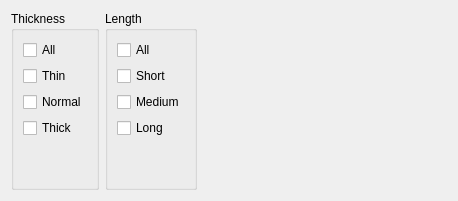
       <widget class="QWidget" name="lips">
        <layout class="QHBoxLayout" name="horizontalLayout_29">
         <item>
          <widget class="QGroupBox" name="groupBox_77">
           <property name="title">
            <string>Thickness</string>
           </property>
           <layout class="QVBoxLayout" name="verticalLayout_75">
            <item>
             <widget class="QCheckBox" name="checkBox_344">
              <property name="text">
               <string>All</string>
              </property>
             </widget>
            </item>
            <item>
             <widget class="QCheckBox" name="checkBox_345">
              <property name="text">
               <string>Thin</string>
              </property>
             </widget>
            </item>
            <item>
             <widget class="QCheckBox" name="checkBox_346">
              <property name="text">
               <string>Normal</string>
              </property>
             </widget>
            </item>
            <item>
             <widget class="QCheckBox" name="checkBox_347">
              <property name="text">
               <string>Thick</string>
              </property>
             </widget>
            </item>
            <item>
             <spacer name="verticalSpacer_69">
              <property name="orientation">
               <enum>Qt::Vertical</enum>
              </property>
              <property name="sizeHint" stdset="0">
               <size>
                <width>20</width>
                <height>40</height>
               </size>
              </property>
             </spacer>
            </item>
           </layout>
          </widget>
         </item>
         <item>
          <widget class="QGroupBox" name="groupBox_78">
           <property name="title">
            <string>Length</string>
           </property>
           <layout class="QVBoxLayout" name="verticalLayout_76">
            <item>
             <widget class="QCheckBox" name="checkBox_348">
              <property name="text">
               <string>All</string>
              </property>
             </widget>
            </item>
            <item>
             <widget class="QCheckBox" name="checkBox_349">
              <property name="text">
               <string>Short</string>
              </property>
             </widget>
            </item>
            <item>
             <widget class="QCheckBox" name="checkBox_350">
              <property name="text">
               <string>Medium</string>
              </property>
             </widget>
            </item>
            <item>
             <widget class="QCheckBox" name="checkBox_351">
              <property name="text">
               <string>Long</string>
              </property>
             </widget>
            </item>
            <item>
             <spacer name="verticalSpacer_70">
              <property name="orientation">
               <enum>Qt::Vertical</enum>
              </property>
              <property name="sizeHint" stdset="0">
               <size>
                <width>20</width>
                <height>40</height>
               </size>
              </property>
             </spacer>
            </item>
           </layout>
          </widget>
         </item>
         <item>
          <spacer name="horizontalSpacer_35">
           <property name="orientation">
            <enum>Qt::Horizontal</enum>
           </property>
           <property name="sizeHint" stdset="0">
            <size>
             <width>250</width>
             <height>20</height>
            </size>
           </property>
          </spacer>
         </item>
        </layout>
       </widget>
